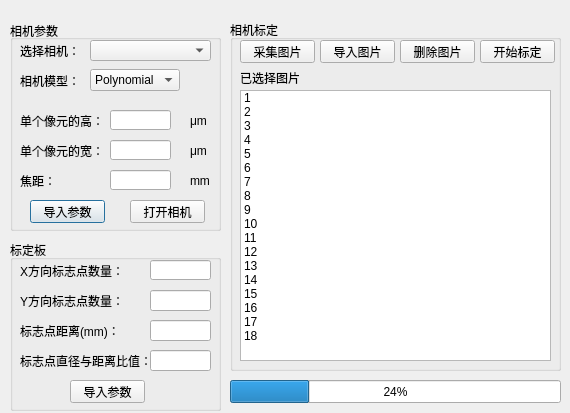
<?xml version="1.0" encoding="UTF-8"?>
<ui version="4.0">
 <class>Camera</class>
 <widget class="QDialog" name="Camera">
  <property name="geometry">
   <rect>
    <x>0</x>
    <y>0</y>
    <width>570</width>
    <height>413</height>
   </rect>
  </property>
  <property name="windowTitle">
   <string>相机设置</string>
  </property>
  <property name="windowIcon">
   <iconset resource="detection.qrc">
    <normaloff>:/Detection/Resources/14.png</normaloff>:/Detection/Resources/14.png</iconset>
  </property>
  <widget class="QGroupBox" name="groupBox">
   <property name="geometry">
    <rect>
     <x>10</x>
     <y>20</y>
     <width>211</width>
     <height>211</height>
    </rect>
   </property>
   <property name="title">
    <string>相机参数</string>
   </property>
   <property name="alignment">
    <set>Qt::AlignLeading|Qt::AlignLeft|Qt::AlignVCenter</set>
   </property>
   <widget class="QComboBox" name="comboBox">
    <property name="geometry">
     <rect>
      <x>80</x>
      <y>20</y>
      <width>121</width>
      <height>21</height>
     </rect>
    </property>
   </widget>
   <widget class="QLabel" name="label_6">
    <property name="geometry">
     <rect>
      <x>10</x>
      <y>20</y>
      <width>61</width>
      <height>21</height>
     </rect>
    </property>
    <property name="text">
     <string>选择相机：</string>
    </property>
   </widget>
   <widget class="QLabel" name="label_7">
    <property name="geometry">
     <rect>
      <x>10</x>
      <y>50</y>
      <width>61</width>
      <height>21</height>
     </rect>
    </property>
    <property name="text">
     <string>相机模型：</string>
    </property>
   </widget>
   <widget class="QComboBox" name="comboBox_2">
    <property name="geometry">
     <rect>
      <x>80</x>
      <y>49</y>
      <width>86</width>
      <height>20</height>
     </rect>
    </property>
    <property name="editable">
     <bool>false</bool>
    </property>
    <property name="sizeAdjustPolicy">
     <enum>QComboBox::AdjustToContents</enum>
    </property>
    <item>
     <property name="text">
      <string>Polynomial</string>
     </property>
    </item>
    <item>
     <property name="text">
      <string>Division</string>
     </property>
    </item>
   </widget>
   <widget class="QLabel" name="label_8">
    <property name="geometry">
     <rect>
      <x>10</x>
      <y>90</y>
      <width>81</width>
      <height>21</height>
     </rect>
    </property>
    <property name="text">
     <string>单个像元的高：</string>
    </property>
   </widget>
   <widget class="QLabel" name="label_9">
    <property name="geometry">
     <rect>
      <x>10</x>
      <y>120</y>
      <width>91</width>
      <height>21</height>
     </rect>
    </property>
    <property name="text">
     <string>单个像元的宽：</string>
    </property>
   </widget>
   <widget class="QLabel" name="label_10">
    <property name="geometry">
     <rect>
      <x>10</x>
      <y>150</y>
      <width>61</width>
      <height>21</height>
     </rect>
    </property>
    <property name="text">
     <string>焦距：</string>
    </property>
   </widget>
   <widget class="QLineEdit" name="lineEdit_5">
    <property name="geometry">
     <rect>
      <x>100</x>
      <y>90</y>
      <width>61</width>
      <height>20</height>
     </rect>
    </property>
   </widget>
   <widget class="QLineEdit" name="lineEdit_6">
    <property name="geometry">
     <rect>
      <x>100</x>
      <y>120</y>
      <width>61</width>
      <height>20</height>
     </rect>
    </property>
   </widget>
   <widget class="QLineEdit" name="lineEdit_7">
    <property name="geometry">
     <rect>
      <x>100</x>
      <y>150</y>
      <width>61</width>
      <height>20</height>
     </rect>
    </property>
   </widget>
   <widget class="QLabel" name="label_11">
    <property name="geometry">
     <rect>
      <x>180</x>
      <y>90</y>
      <width>21</width>
      <height>21</height>
     </rect>
    </property>
    <property name="text">
     <string>μm</string>
    </property>
   </widget>
   <widget class="QLabel" name="label_12">
    <property name="geometry">
     <rect>
      <x>180</x>
      <y>120</y>
      <width>21</width>
      <height>21</height>
     </rect>
    </property>
    <property name="text">
     <string>μm</string>
    </property>
   </widget>
   <widget class="QLabel" name="label_13">
    <property name="geometry">
     <rect>
      <x>180</x>
      <y>150</y>
      <width>21</width>
      <height>21</height>
     </rect>
    </property>
    <property name="text">
     <string>mm</string>
    </property>
   </widget>
   <widget class="QPushButton" name="pushButton_7">
    <property name="geometry">
     <rect>
      <x>20</x>
      <y>180</y>
      <width>75</width>
      <height>23</height>
     </rect>
    </property>
    <property name="text">
     <string>导入参数</string>
    </property>
   </widget>
   <widget class="QPushButton" name="pushButton_8">
    <property name="geometry">
     <rect>
      <x>120</x>
      <y>180</y>
      <width>75</width>
      <height>23</height>
     </rect>
    </property>
    <property name="text">
     <string>打开相机</string>
    </property>
   </widget>
  </widget>
  <widget class="QGroupBox" name="groupBox_2">
   <property name="geometry">
    <rect>
     <x>230</x>
     <y>20</y>
     <width>331</width>
     <height>351</height>
    </rect>
   </property>
   <property name="title">
    <string>相机标定</string>
   </property>
   <widget class="QPushButton" name="pushButton_2">
    <property name="geometry">
     <rect>
      <x>10</x>
      <y>20</y>
      <width>75</width>
      <height>23</height>
     </rect>
    </property>
    <property name="text">
     <string>采集图片</string>
    </property>
   </widget>
   <widget class="QPushButton" name="pushButton_3">
    <property name="geometry">
     <rect>
      <x>90</x>
      <y>20</y>
      <width>75</width>
      <height>23</height>
     </rect>
    </property>
    <property name="text">
     <string>导入图片</string>
    </property>
   </widget>
   <widget class="QPushButton" name="pushButton_4">
    <property name="geometry">
     <rect>
      <x>170</x>
      <y>20</y>
      <width>75</width>
      <height>23</height>
     </rect>
    </property>
    <property name="text">
     <string>删除图片</string>
    </property>
   </widget>
   <widget class="QPushButton" name="pushButton_5">
    <property name="geometry">
     <rect>
      <x>250</x>
      <y>20</y>
      <width>75</width>
      <height>23</height>
     </rect>
    </property>
    <property name="text">
     <string>开始标定</string>
    </property>
   </widget>
   <widget class="QLabel" name="label">
    <property name="geometry">
     <rect>
      <x>10</x>
      <y>50</y>
      <width>71</width>
      <height>16</height>
     </rect>
    </property>
    <property name="text">
     <string>已选择图片</string>
    </property>
   </widget>
   <widget class="QListWidget" name="listWidget">
    <property name="geometry">
     <rect>
      <x>10</x>
      <y>70</y>
      <width>311</width>
      <height>271</height>
     </rect>
    </property>
    <item>
     <property name="text">
      <string>1</string>
     </property>
    </item>
    <item>
     <property name="text">
      <string>2</string>
     </property>
    </item>
    <item>
     <property name="text">
      <string>3</string>
     </property>
    </item>
    <item>
     <property name="text">
      <string>4</string>
     </property>
    </item>
    <item>
     <property name="text">
      <string>5</string>
     </property>
    </item>
    <item>
     <property name="text">
      <string>6</string>
     </property>
    </item>
    <item>
     <property name="text">
      <string>7</string>
     </property>
    </item>
    <item>
     <property name="text">
      <string>8</string>
     </property>
    </item>
    <item>
     <property name="text">
      <string>9</string>
     </property>
    </item>
    <item>
     <property name="text">
      <string>10</string>
     </property>
    </item>
    <item>
     <property name="text">
      <string>11</string>
     </property>
    </item>
    <item>
     <property name="text">
      <string>12</string>
     </property>
    </item>
    <item>
     <property name="text">
      <string>13</string>
     </property>
    </item>
    <item>
     <property name="text">
      <string>14</string>
     </property>
    </item>
    <item>
     <property name="text">
      <string>15</string>
     </property>
    </item>
    <item>
     <property name="text">
      <string>16</string>
     </property>
    </item>
    <item>
     <property name="text">
      <string>17</string>
     </property>
    </item>
    <item>
     <property name="text">
      <string>18</string>
     </property>
    </item>
   </widget>
  </widget>
  <widget class="QProgressBar" name="progressBar">
   <property name="geometry">
    <rect>
     <x>230</x>
     <y>380</y>
     <width>331</width>
     <height>23</height>
    </rect>
   </property>
   <property name="value">
    <number>24</number>
   </property>
  </widget>
  <widget class="QGroupBox" name="groupBox_3">
   <property name="geometry">
    <rect>
     <x>10</x>
     <y>240</y>
     <width>211</width>
     <height>171</height>
    </rect>
   </property>
   <property name="title">
    <string>标定板</string>
   </property>
   <widget class="QLabel" name="label_2">
    <property name="geometry">
     <rect>
      <x>10</x>
      <y>20</y>
      <width>101</width>
      <height>21</height>
     </rect>
    </property>
    <property name="text">
     <string>X方向标志点数量：</string>
    </property>
   </widget>
   <widget class="QLabel" name="label_3">
    <property name="geometry">
     <rect>
      <x>10</x>
      <y>50</y>
      <width>101</width>
      <height>21</height>
     </rect>
    </property>
    <property name="text">
     <string>Y方向标志点数量：</string>
    </property>
   </widget>
   <widget class="QLabel" name="label_4">
    <property name="geometry">
     <rect>
      <x>10</x>
      <y>80</y>
      <width>131</width>
      <height>21</height>
     </rect>
    </property>
    <property name="text">
     <string>标志点距离(mm)：</string>
    </property>
   </widget>
   <widget class="QLabel" name="label_5">
    <property name="geometry">
     <rect>
      <x>10</x>
      <y>110</y>
      <width>131</width>
      <height>21</height>
     </rect>
    </property>
    <property name="text">
     <string>标志点直径与距离比值：</string>
    </property>
   </widget>
   <widget class="QPushButton" name="pushButton_6">
    <property name="geometry">
     <rect>
      <x>60</x>
      <y>140</y>
      <width>75</width>
      <height>23</height>
     </rect>
    </property>
    <property name="text">
     <string>导入参数</string>
    </property>
   </widget>
   <widget class="QLineEdit" name="lineEdit">
    <property name="geometry">
     <rect>
      <x>140</x>
      <y>20</y>
      <width>61</width>
      <height>20</height>
     </rect>
    </property>
   </widget>
   <widget class="QLineEdit" name="lineEdit_2">
    <property name="geometry">
     <rect>
      <x>140</x>
      <y>50</y>
      <width>61</width>
      <height>21</height>
     </rect>
    </property>
   </widget>
   <widget class="QLineEdit" name="lineEdit_3">
    <property name="geometry">
     <rect>
      <x>140</x>
      <y>80</y>
      <width>61</width>
      <height>21</height>
     </rect>
    </property>
   </widget>
   <widget class="QLineEdit" name="lineEdit_4">
    <property name="geometry">
     <rect>
      <x>140</x>
      <y>110</y>
      <width>61</width>
      <height>21</height>
     </rect>
    </property>
   </widget>
  </widget>
 </widget>
 <resources>
  <include location="detection.qrc"/>
 </resources>
 <connections>
  <connection>
   <sender>comboBox</sender>
   <signal>activated(QString)</signal>
   <receiver>Camera</receiver>
   <slot>update_device()</slot>
   <hints>
    <hint type="sourcelabel">
     <x>150</x>
     <y>50</y>
    </hint>
    <hint type="destinationlabel">
     <x>284</x>
     <y>206</y>
    </hint>
   </hints>
  </connection>
  <connection>
   <sender>pushButton_5</sender>
   <signal>clicked()</signal>
   <receiver>Camera</receiver>
   <slot>calibrate_cameras()</slot>
   <hints>
    <hint type="sourcelabel">
     <x>513</x>
     <y>49</y>
    </hint>
    <hint type="destinationlabel">
     <x>482</x>
     <y>10</y>
    </hint>
   </hints>
  </connection>
  <connection>
   <sender>comboBox</sender>
   <signal>activated(int)</signal>
   <receiver>Camera</receiver>
   <slot>selectdevice(int)</slot>
   <hints>
    <hint type="sourcelabel">
     <x>108</x>
     <y>48</y>
    </hint>
    <hint type="destinationlabel">
     <x>130</x>
     <y>13</y>
    </hint>
   </hints>
  </connection>
  <connection>
   <sender>lineEdit_5</sender>
   <signal>textChanged(QString)</signal>
   <receiver>Camera</receiver>
   <slot>addparameters()</slot>
   <hints>
    <hint type="sourcelabel">
     <x>161</x>
     <y>115</y>
    </hint>
    <hint type="destinationlabel">
     <x>274</x>
     <y>10</y>
    </hint>
   </hints>
  </connection>
  <connection>
   <sender>lineEdit_6</sender>
   <signal>textChanged(QString)</signal>
   <receiver>Camera</receiver>
   <slot>addparameters()</slot>
   <hints>
    <hint type="sourcelabel">
     <x>124</x>
     <y>152</y>
    </hint>
    <hint type="destinationlabel">
     <x>258</x>
     <y>5</y>
    </hint>
   </hints>
  </connection>
  <connection>
   <sender>lineEdit_7</sender>
   <signal>textChanged(QString)</signal>
   <receiver>Camera</receiver>
   <slot>addparameters()</slot>
   <hints>
    <hint type="sourcelabel">
     <x>143</x>
     <y>177</y>
    </hint>
    <hint type="destinationlabel">
     <x>95</x>
     <y>12</y>
    </hint>
   </hints>
  </connection>
  <connection>
   <sender>pushButton_7</sender>
   <signal>clicked()</signal>
   <receiver>Camera</receiver>
   <slot>importdata()</slot>
   <hints>
    <hint type="sourcelabel">
     <x>59</x>
     <y>209</y>
    </hint>
    <hint type="destinationlabel">
     <x>5</x>
     <y>78</y>
    </hint>
   </hints>
  </connection>
  <connection>
   <sender>pushButton_8</sender>
   <signal>clicked()</signal>
   <receiver>Camera</receiver>
   <slot>startcamera()</slot>
   <hints>
    <hint type="sourcelabel">
     <x>200</x>
     <y>213</y>
    </hint>
    <hint type="destinationlabel">
     <x>223</x>
     <y>239</y>
    </hint>
   </hints>
  </connection>
  <connection>
   <sender>comboBox_2</sender>
   <signal>activated(int)</signal>
   <receiver>Camera</receiver>
   <slot>changemode(int)</slot>
   <hints>
    <hint type="sourcelabel">
     <x>175</x>
     <y>75</y>
    </hint>
    <hint type="destinationlabel">
     <x>225</x>
     <y>27</y>
    </hint>
   </hints>
  </connection>
  <connection>
   <sender>lineEdit</sender>
   <signal>textChanged(QString)</signal>
   <receiver>Camera</receiver>
   <slot>addPlatedata()</slot>
   <hints>
    <hint type="sourcelabel">
     <x>191</x>
     <y>261</y>
    </hint>
    <hint type="destinationlabel">
     <x>224</x>
     <y>233</y>
    </hint>
   </hints>
  </connection>
  <connection>
   <sender>lineEdit_2</sender>
   <signal>textChanged(QString)</signal>
   <receiver>Camera</receiver>
   <slot>addPlatedata()</slot>
   <hints>
    <hint type="sourcelabel">
     <x>202</x>
     <y>297</y>
    </hint>
    <hint type="destinationlabel">
     <x>224</x>
     <y>291</y>
    </hint>
   </hints>
  </connection>
  <connection>
   <sender>lineEdit_3</sender>
   <signal>textChanged(QString)</signal>
   <receiver>Camera</receiver>
   <slot>addPlatedata()</slot>
   <hints>
    <hint type="sourcelabel">
     <x>165</x>
     <y>328</y>
    </hint>
    <hint type="destinationlabel">
     <x>226</x>
     <y>324</y>
    </hint>
   </hints>
  </connection>
  <connection>
   <sender>lineEdit_4</sender>
   <signal>textChanged(QString)</signal>
   <receiver>Camera</receiver>
   <slot>addPlatedata()</slot>
   <hints>
    <hint type="sourcelabel">
     <x>170</x>
     <y>357</y>
    </hint>
    <hint type="destinationlabel">
     <x>239</x>
     <y>373</y>
    </hint>
   </hints>
  </connection>
  <connection>
   <sender>pushButton_6</sender>
   <signal>clicked()</signal>
   <receiver>Camera</receiver>
   <slot>importPlatedata()</slot>
   <hints>
    <hint type="sourcelabel">
     <x>119</x>
     <y>390</y>
    </hint>
    <hint type="destinationlabel">
     <x>152</x>
     <y>397</y>
    </hint>
   </hints>
  </connection>
  <connection>
   <sender>pushButton_2</sender>
   <signal>clicked()</signal>
   <receiver>Camera</receiver>
   <slot>capture()</slot>
   <hints>
    <hint type="sourcelabel">
     <x>306</x>
     <y>47</y>
    </hint>
    <hint type="destinationlabel">
     <x>311</x>
     <y>12</y>
    </hint>
   </hints>
  </connection>
  <connection>
   <sender>pushButton_3</sender>
   <signal>clicked()</signal>
   <receiver>Camera</receiver>
   <slot>addimage()</slot>
   <hints>
    <hint type="sourcelabel">
     <x>371</x>
     <y>51</y>
    </hint>
    <hint type="destinationlabel">
     <x>393</x>
     <y>13</y>
    </hint>
   </hints>
  </connection>
  <connection>
   <sender>pushButton_4</sender>
   <signal>clicked()</signal>
   <receiver>Camera</receiver>
   <slot>deletiamage()</slot>
   <hints>
    <hint type="sourcelabel">
     <x>448</x>
     <y>45</y>
    </hint>
    <hint type="destinationlabel">
     <x>468</x>
     <y>13</y>
    </hint>
   </hints>
  </connection>
  <connection>
   <sender>pushButton_4</sender>
   <signal>clicked()</signal>
   <receiver>Camera</receiver>
   <slot>deletimage()</slot>
   <hints>
    <hint type="sourcelabel">
     <x>423</x>
     <y>53</y>
    </hint>
    <hint type="destinationlabel">
     <x>392</x>
     <y>2</y>
    </hint>
   </hints>
  </connection>
 </connections>
 <slots>
  <signal>cameraStart()</signal>
  <signal>cameraStop()</signal>
  <slot>update_device()</slot>
  <slot>calibrate_cameras()</slot>
  <slot>selectdevice(int)</slot>
  <slot>startcamera()</slot>
  <slot>importdata()</slot>
  <slot>addparameters()</slot>
  <slot>changemode(int)</slot>
  <slot>importPlatedata()</slot>
  <slot>addPlatedata()</slot>
  <slot>capture()</slot>
  <slot>addimage()</slot>
  <slot>deletimage()</slot>
 </slots>
</ui>
